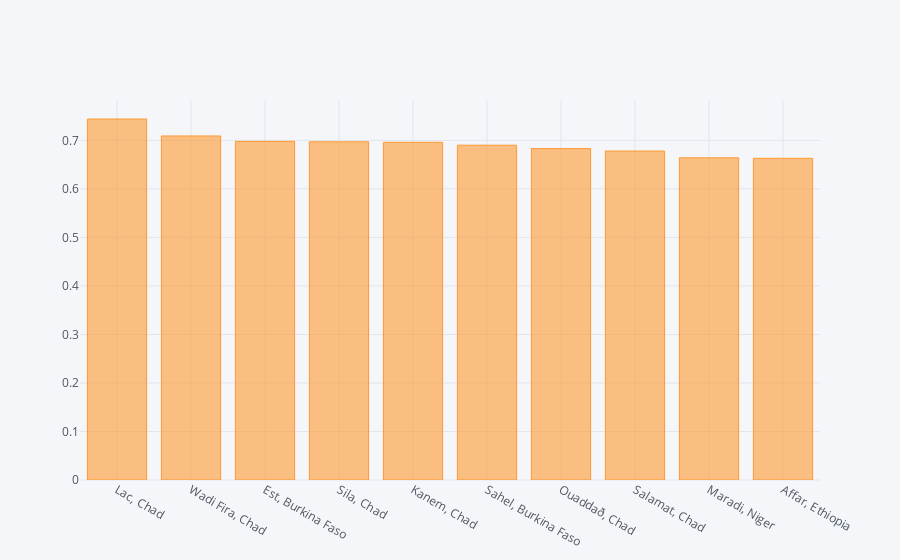

Notebook cell for this chart:
### Markdown cell above
### Q11). Top 10 Countries with highest MPI (Multidimentional Poverty Index).

### Code cell
high_mpi = df_kiva_mpi.sort_values('MPI', ascending=False)[:10]
high_mpi.iplot(kind='bar', x='LocationName', y='MPI')

### Figure 1 — Plotly figure (JSON) as saved in the notebook; plotly's stock layout.template omitted (floating-point values rounded to 4 significant figures)
{"data": [{"marker": {"color": "rgba(255, 153, 51, 0.6)", "line": {"color": "rgba(255, 153, 51, 1.0)", "width": 1}}, "name": "MPI", "orientation": "v", "text": "", "type": "bar", "uid": "2644bc51-c56c-48c5-902a-5b07cc97f4c0", "x": ["Lac, Chad", "Wadi Fira, Chad", "Est, Burkina Faso", "Sila, Chad", "Kanem, Chad", "Sahel, Burkina Faso", "Ouaddað, Chad", "Salamat, Chad", "Maradi, Niger", "Affar, Ethiopia"], "y": [0.744, 0.709, 0.698, 0.697, 0.696, 0.69, 0.683, 0.678, 0.664, 0.663]}], "layout": {"legend": {"bgcolor": "#F5F6F9", "font": {"color": "#4D5663"}}, "paper_bgcolor": "#F5F6F9", "plot_bgcolor": "#F5F6F9", "title": {"font": {"color": "#4D5663"}}, "xaxis": {"gridcolor": "#E1E5ED", "showgrid": true, "tickfont": {"color": "#4D5663"}, "title": {"font": {"color": "#4D5663"}, "text": ""}, "zerolinecolor": "#E1E5ED"}, "yaxis": {"gridcolor": "#E1E5ED", "showgrid": true, "tickfont": {"color": "#4D5663"}, "title": {"font": {"color": "#4D5663"}, "text": ""}, "zerolinecolor": "#E1E5ED"}}}
